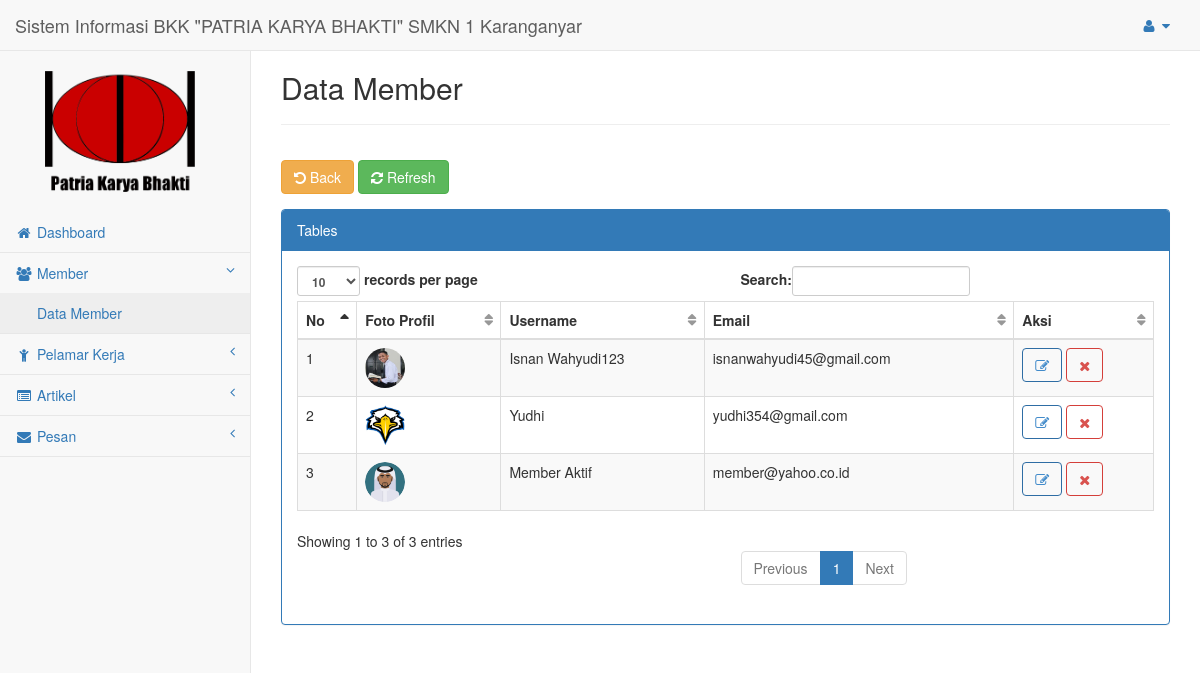
Page /0akuadmin/pages/user?page=member (signed in) on the committed database.
### tables this page shows
CREATE TABLE `tbl_member` (
  `id_member` int(9) NOT NULL,
  `username` varchar(50) NOT NULL,
  `password` varchar(25) NOT NULL,
  `email` varchar(50) NOT NULL,
  `gambar` varchar(100) NOT NULL
);

### 0akuadmin/pages/user/page/member/member.php (the view)
<h2>Data Member</h2><hr>
<div class="row">
  <div class="panel-body">
    <button type="button" class="btn btn-warning" onClick="history.go(-1)"><i class="fa fa-rotate-left"></i> Back </button>
    <button type="button" class="btn btn-success" onClick="history.go(0)"><i class="fa fa-refresh"></i> Refresh </button>
  </div>
  <div class="col-md-12">
    <div class="panel panel-primary">
      <div class="panel-heading">Tables</div>
        <div class="panel-body">
          <div class="table-responsive">
            <table class="table table-striped table-bordered table-hover" id="dataTables-example">
            <thead>
              <tr>
                <th>No</th>
                <th>Foto Profil</th>
                <th>Username</th>
                <th>Email</th>
                <th>Aksi</th>
              </tr>
            </thead>
            <tbody>
<?php
$no = 1;
$sql = $koneksi->query("select * from tbl_member");
while ($data = $sql->fetch_assoc()) {
  ?>
              <tr>
                <td><?php echo $no++; ?></td>
                <td><img style=" border-radius : 50%; "  width="40" height="40" src="../admin/page/member/img/<?php echo $data['gambar']; ?>"></td>
                <td><?php echo $data['username']; ?></td>
                <td><?php echo $data['email']; ?></td>
                <td>
                  <a href="?page=member&aksi=ubah&id_member=<?php echo $data['id_member']; ?>"><button class="btn btn-outline btn-primary"><i class="fa fa-edit "></i></button></a>
                  <a onclick="return confirm('Anda Yakin Akan Menghapus Data?')" href="?page=member&aksi=hapus&id_member=<?php echo $data['id_member']; ?>"><button class="btn btn-outline btn-danger"><i class="fa fa-times "></i></button></a>
                </td>
              </tr>
<?php
  }
?>
            </tbody>
          </table>
        </div>
      </div>
    </div>
</div>
</div>

### rows in the picture
tbl_member: gambar (picture), username "Isnan Wahyudi123", email "isnanwahyudi45@gmail.com"
tbl_member: gambar (picture), username "Yudhi", email "yudhi354@gmail.com"
tbl_member: gambar (picture), username "Member Aktif", email "member@yahoo.co.id"
